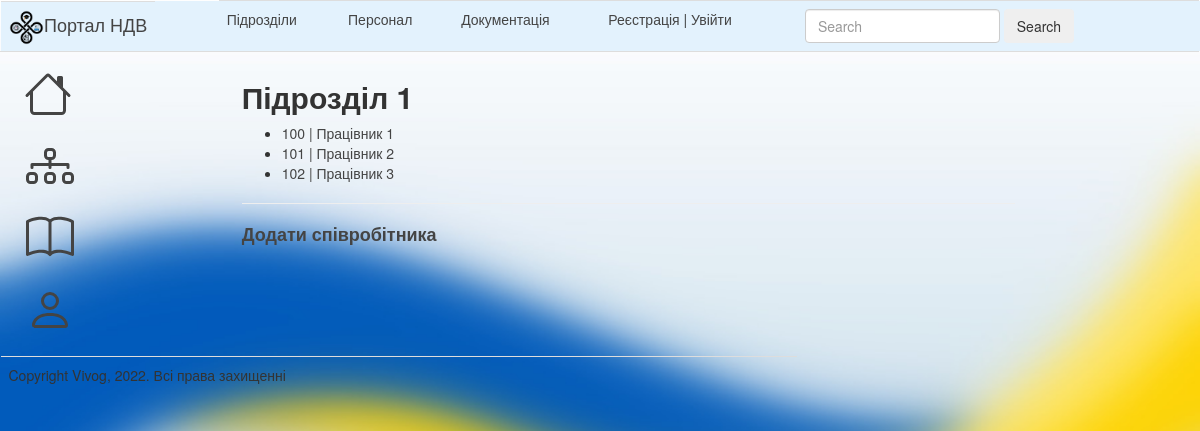
/staff/p_1/, run on the app's committed database.
### nio_app/models.py (models this page shows, shortened)
class Divisions(models.Model):
    division_name = models.CharField(max_length=50, help_text='не більше ніж 50 символів',
                                     verbose_name='Назва підрозділу')
    div_abr = models.CharField(max_length=10, help_text='не більше ніж 10 символів',
                               verbose_name='Абрівіатура підрозділу')
    slug = models.SlugField(max_length=100, unique=True, verbose_name='URL', db_index=True)
    div_description = models.TextField(max_length=1000, help_text='Введіть короткий опис підрозділу',
                                       verbose_name='Опис підрозділу')
    objects = models.Manager()
    class Meta:
        verbose_name = 'Підрозділи'
        verbose_name_plural = 'Підрозділи'

class Staff(models.Model):
    fio = models.CharField(max_length=50, help_text='не більше ніж 30 символів',
                           verbose_name='ПІБ')
    slug = models.SlugField(max_length=100, unique=True, verbose_name='URL', db_index=True)
    division_name = models.ForeignKey("Divisions", on_delete=models.CASCADE, help_text='не більше ніж 50 символів',
                                      verbose_name='Назва підрозділу', null=True)
    tabel = models.IntegerField(verbose_name='Табельный номер', unique=True)
    prof = models.CharField(max_length=50, help_text='не більше ніж 30 символів',
                           verbose_name='Професія')
    oklad = models.IntegerField(verbose_name='Оклад')
    birthday = models.DateField(verbose_name="Дата народження", blank=True)
    phone = models.CharField(max_length=18, help_text='формат +38(ХХХ)-ХХХ-ХХ-ХХ',
                           verbose_name='Номер телефону')
    adress = models.CharField(max_length=50, help_text='формат пр/вул/провулок ХХХХХ д.ХХ кв.ХХ',
                           verbose_name='Домашня адреса')
    photo = models.ImageField(upload_to="workers_foto/", verbose_name="Фото")
    objects = models.Manager()
    class Meta:
        verbose_name = 'Персонал'
        verbose_name_plural = 'Персонал'

### nio_app/views.py (the view)
# urls.py: path('staff/<slug:div_slug>/', StaffDetailList.as_view(), name='div_staff-detail'),
class StaffDetailList(DetailView):
    paginate_by = 2
    model = Staff
    template_name = 'nio_app/staff_detail_render.html'
    context_object_name = 'staff_detail'
    slug_url_kwarg = 'div_slug'
    def get_context_data(self, *, object_list=None, **kwargs):
        context = super().get_context_data(**kwargs)
        context['div'] = context['staff_detail'].division_name
        context['staff'] = context['staff_detail'].staff_set.all()
        context['slug'] = context['staff_detail'].slug
        return context
    def get_queryset(self):
        return Divisions.objects.filter(slug=self.kwargs['div_slug'])

### nio_app/templates/nio_app/staff_detail_render.html
{% extends "nio_app/base_temple.html" %}
{% block content %}
<h2><strong>{{ div }}</strong></h2>
     {% if staff %}
        <ul>
            {% for person in staff %}
            <li>
                <a href="{{ person.slug }}">
                    {{person.tabel}} | {{person.fio}}
                </a>
            </li>
            {% endfor %}
        </ul>
    {% else %}
        <p>Персонал відсутній</p>
    {% endif %}
<hr>
<div><a href="{% url 'addstaff' slug %}"><h4><strong>Додати співробітника</strong></h4></a></div>
{% endblock %}

### nio_app/static/nio_app/css/style.css (style rules this page uses)
body { background-image: url("/static/nio_app/images/fon_Blur.jpg"); background-repeat: no-repeat; background-size: cover; }
a:link { color: #444444; text-decoration: none }

### data on the page
Divisions: division_name "Підрозділ 1"
Staff: tabel "100", fio "Працівник 1"
Staff: tabel "101", fio "Працівник 2"
Staff: tabel "102", fio "Працівник 3"
